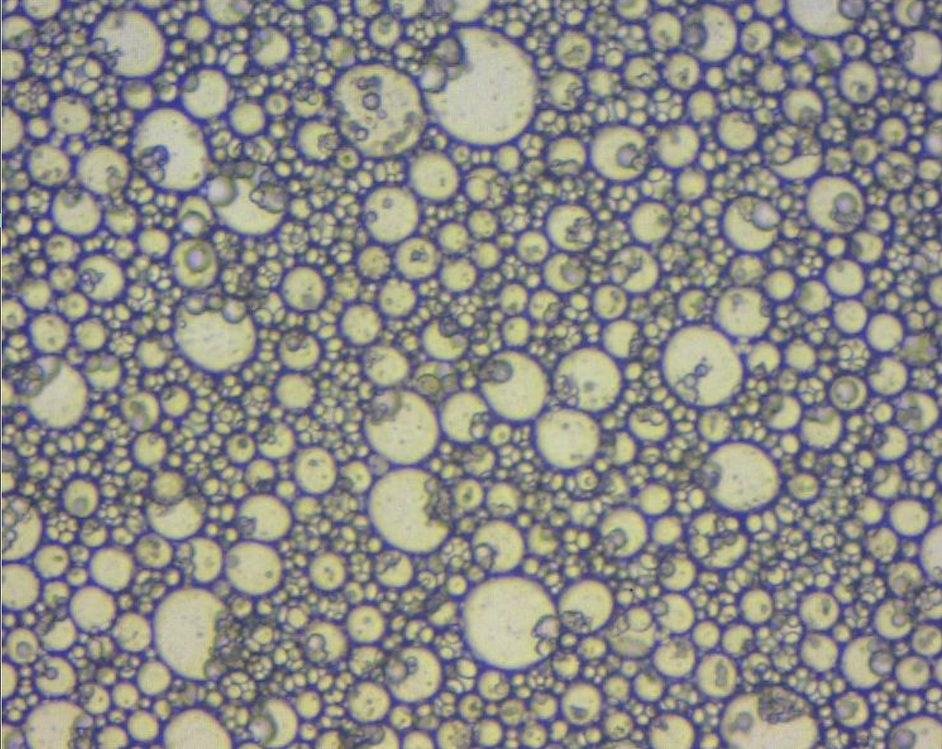
#> input picture images/dtg2.png, 942 x 749 px, shrunk from 1230 x 979 before the run
$ python prototipoTechLab.py
#> lines starting #> are read from the running program, lines starting #| are printed output that depends on the picture
# =============================================================================
# IMPORTAÇÕES
# =============================================================================

import cv2
from matplotlib import pyplot as plt

# =============================================================================
# LEITURA DA IMAGEM E DEFINIÇÃO DO TAMANHO DOS PIXELS
# =============================================================================

img = cv2.imread("images/dtg2.png", 0)
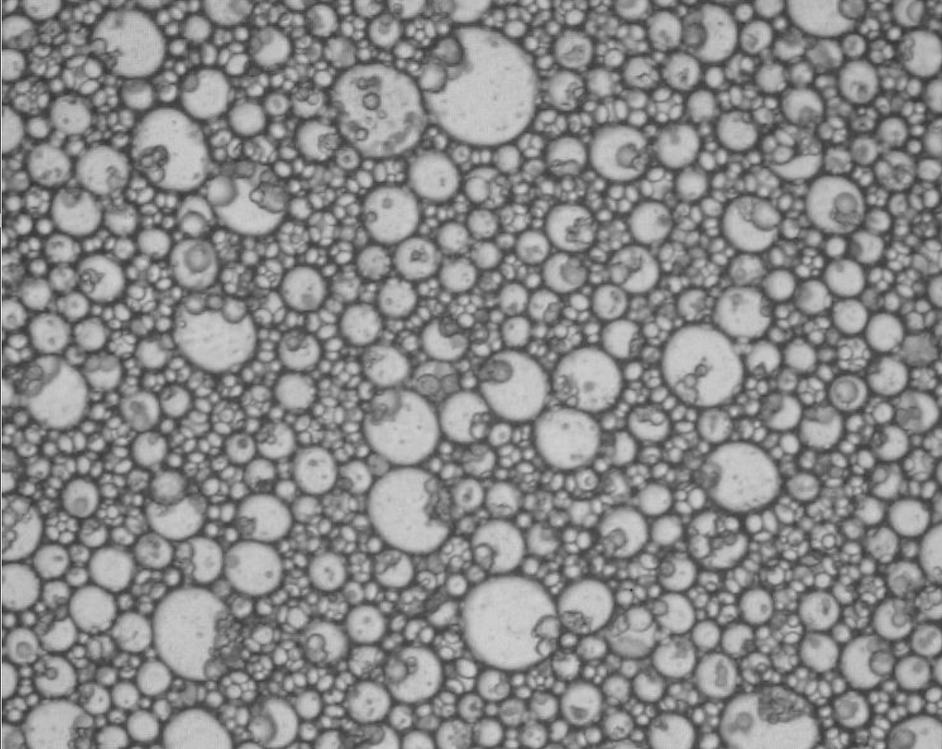
#> img: shape (749, 942); min 34, max 245, mean 137.5
pixels_to_um = 0.0000586 # (1 px = 0.0586 nm)

# =============================================================================
# PLOTAGEM DO HISTOGRAMA COM A DISTRIBUIÇÃO DO TAMANHO DE GOTAS
# =============================================================================

plt.hist(img.flat, bins=250, range=(0,250))
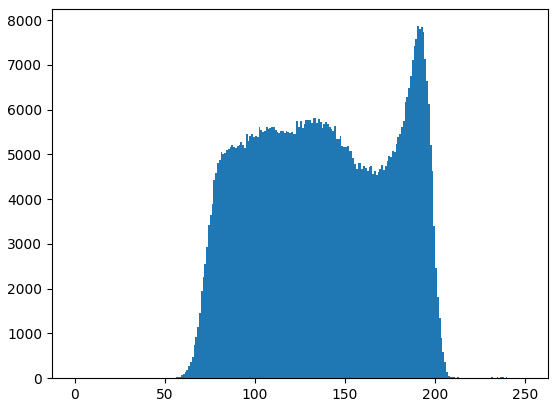
#> figure drawn by matplotlib, 1 panel; tallest bar 7865 high, from x = 190 to 191
